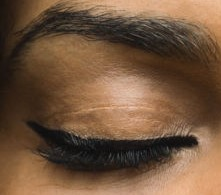
#> input picture intelligent_driver_system/dataset/Train/Closed_Eyes/_118.jpg, 221 x 195 px
$ python -i night_vision.py   (imports and definitions only)
#> lines starting #> are read from the running program, lines starting #| are printed output that depends on the picture
#> further down, picture is the input picture: shape (195, 221, 3); mean B, G, R 61.5, 85.2, 114
import cv2

def apply_night_vision(frame):

    gray = cv2.cvtColor(frame, cv2.COLOR_BGR2GRAY)
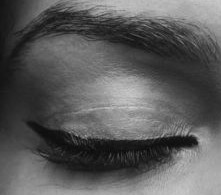
#> gray: shape (195, 221); min 5, max 209, mean 91.1

    enhanced = cv2.equalizeHist(gray)
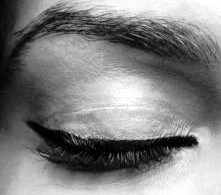
#> enhanced: shape (195, 221); min 0, max 255, mean 128.3

    return cv2.cvtColor(enhanced, cv2.COLOR_GRAY2BGR)

>>> import cv2
>>> picture = cv2.imread('../dataset/Train/Closed_Eyes/_118.jpg')
>>> result = apply_night_vision(picture)

$ run again, on intelligent_driver_system/dataset/Train/Closed_Eyes/_146.jpg
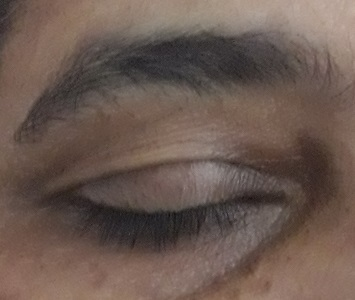
#> input picture intelligent_driver_system/dataset/Train/Closed_Eyes/_146.jpg, 355 x 300 px
#> picture is the input picture: shape (300, 355, 3); mean B, G, R 80.6, 89.1, 107.1
#> in apply_night_vision, `gray = cv2.cvtColor(frame, cv2.COLOR_BGR2GRAY)`:
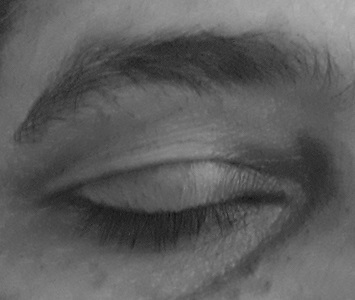
#> gray: shape (300, 355); min 12, max 181, mean 93.5
#> in apply_night_vision, `enhanced = cv2.equalizeHist(gray)`:
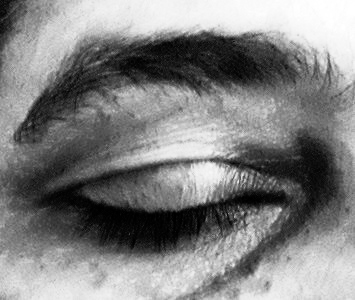
#> enhanced: shape (300, 355); min 0, max 255, mean 128.8

$ run again, on intelligent_driver_system/dataset/Train/Closed_Eyes/_248.jpg
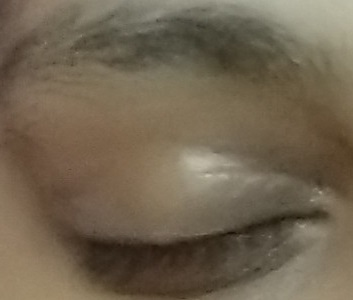
#> input picture intelligent_driver_system/dataset/Train/Closed_Eyes/_248.jpg, 353 x 300 px
#> picture is the input picture: shape (300, 353, 3); mean B, G, R 79.5, 99.8, 113.1
#> in apply_night_vision, `gray = cv2.cvtColor(frame, cv2.COLOR_BGR2GRAY)`:
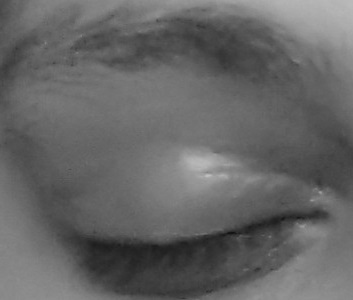
#> gray: shape (300, 353); min 18, max 192, mean 101.4
#> in apply_night_vision, `enhanced = cv2.equalizeHist(gray)`:
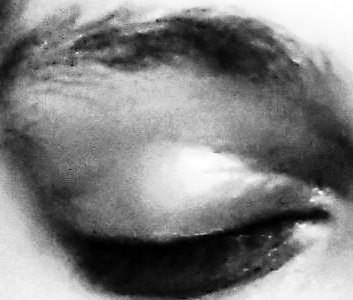
#> enhanced: shape (300, 353); min 0, max 255, mean 129

$ run again, on intelligent_driver_system/dataset/Train/Closed_Eyes/_262.jpg
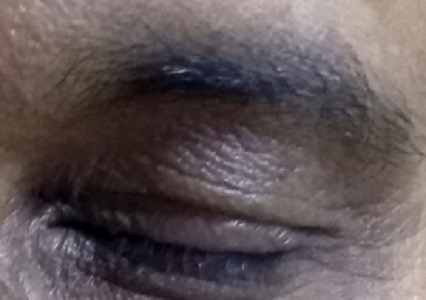
#> input picture intelligent_driver_system/dataset/Train/Closed_Eyes/_262.jpg, 426 x 300 px
#> picture is the input picture: shape (300, 426, 3); mean B, G, R 85.4, 83.6, 94.3
#> in apply_night_vision, `enhanced = cv2.equalizeHist(gray)`:
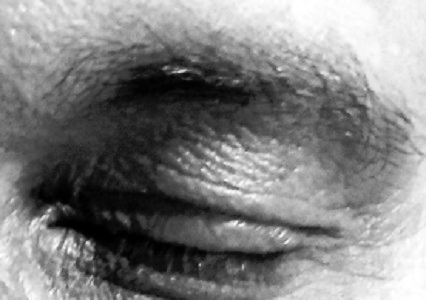
#> enhanced: shape (300, 426); min 0, max 255, mean 128.3
